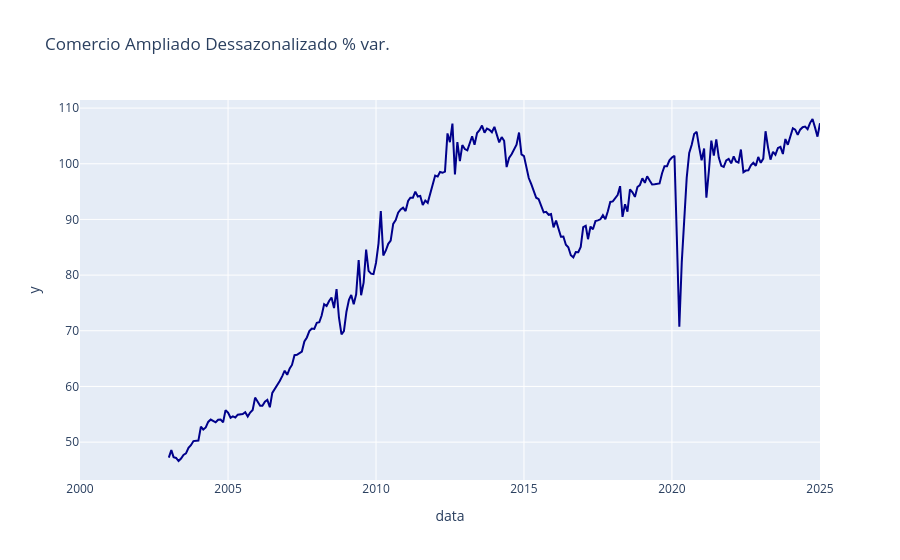

Notebook source saved alongside this figure:
### Code cell
import plotly.express as px


fig = px.line(ComercioAmpliado, x=ComercioAmpliado.index, y=ComercioAmpliado.iloc[:, 0], title='Comercio Ampliado Dessazonalizado % var.')

fig.update_xaxes(range=['2000-01-01', ComercioAmpliado.index.max()])
fig.update_traces(line_color='#00008B')  # '#00008B' is the hex code for dark blue

fig.show()

### Figure 1 — Plotly figure (JSON) as saved in the notebook; plotly's stock layout.template omitted (floating-point values rounded to 4 significant figures; data arrays with more than 128 entries replaced by an {"elided": "..."} marker saying what was removed)
{"data": [{"hovertemplate": "data=%{x}<br>y=%{y}<extra></extra>", "legendgroup": "", "line": {"color": "#00008B", "dash": "solid"}, "marker": {"symbol": "circle"}, "mode": "lines", "name": "", "orientation": "v", "showlegend": false, "type": "scatter", "x": {"elided": "265 str values"}, "xaxis": "x", "y": {"elided": "265 float values"}, "yaxis": "y"}], "layout": {"legend": {"tracegroupgap": 0}, "title": {"text": "Comercio Ampliado Dessazonalizado % var."}, "xaxis": {"anchor": "y", "domain": [0, 1], "range": ["2000-01-01", "2025-01-01T00:00:00"], "title": {"text": "data"}}, "yaxis": {"anchor": "x", "domain": [0, 1], "title": {"text": "y"}}}}
